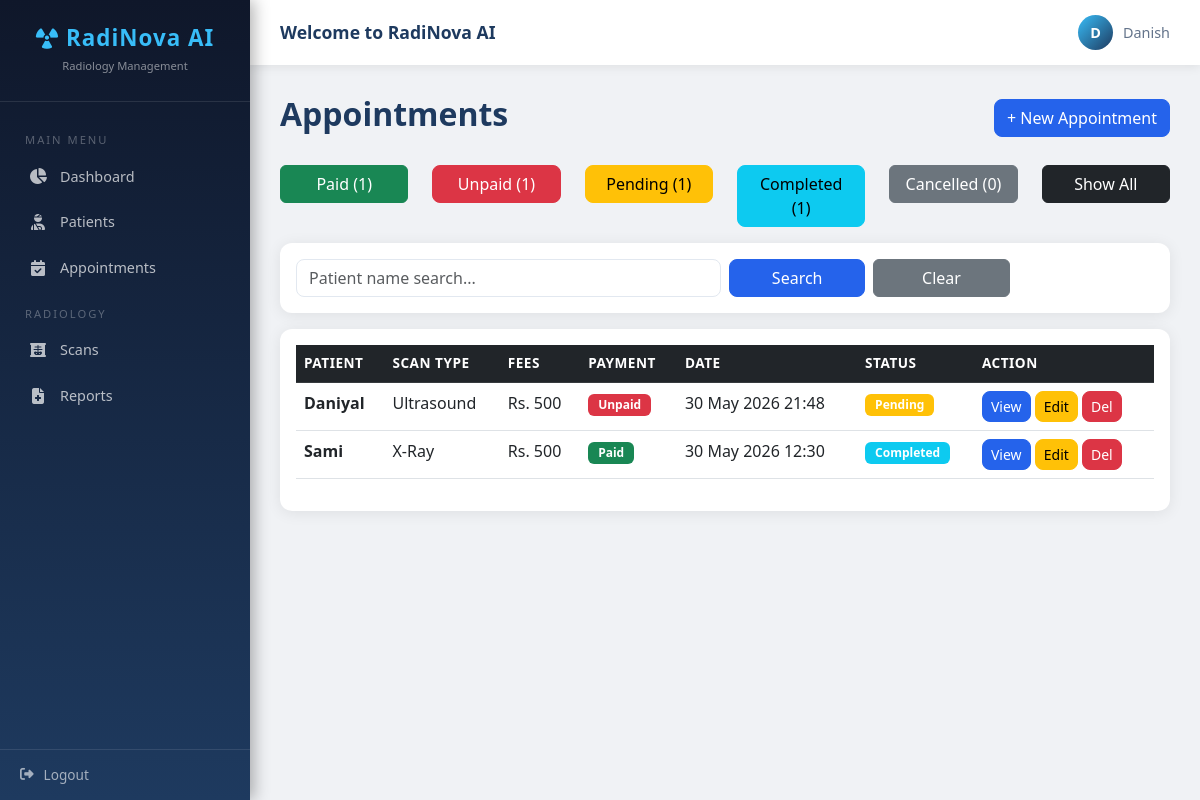
The app's page /appointments/ with its own data.
### appointments/models.py (models this page shows, shortened)
class Appointment(models.Model):
    STATUS_CHOICES = [
        ('Pending', 'Pending'),
        ('Completed', 'Completed'),
        ('Cancelled', 'Cancelled'),
    ]
    PAYMENT_CHOICES = [
        ('Paid', 'Paid'),
        ('Unpaid', 'Unpaid'),
    ]
    patient = models.ForeignKey(Patient, on_delete=models.CASCADE)
    scan_type = models.CharField(max_length=100)
    appointment_date = models.DateTimeField()
    status = models.CharField(max_length=20, choices=STATUS_CHOICES, default='Pending')
    payment_status = models.CharField(max_length=20, choices=PAYMENT_CHOICES, default='Unpaid')
    fees = models.IntegerField(default=0)
    notes = models.TextField(blank=True)
    created_at = models.DateTimeField(auto_now_add=True)

### patients/models.py (models this page shows, shortened)
class Patient(models.Model):
    GENDER_CHOICES = [
        ('Male', 'Male'),
        ('Female', 'Female'),
        ('Other', 'Other'),
    ]
    full_name = models.CharField(max_length=200)
    date_of_birth = models.DateField()
    gender = models.CharField(max_length=10, choices=GENDER_CHOICES)
    contact_number = models.CharField(max_length=20)
    medical_history = models.TextField(blank=True)
    created_at = models.DateTimeField(auto_now_add=True)

### appointments/views.py (the view)
# urls.py: path('', views.appointments_list, name='appointments_list'),
def appointments_list(request):
    query = request.GET.get('q', '')
    payment_filter = request.GET.get('payment', '')
    status_filter = request.GET.get('status', '')
    appointments = Appointment.objects.all().order_by('-appointment_date')
    if query:
        appointments = appointments.filter(patient__full_name__icontains=query)
    if payment_filter:
        appointments = appointments.filter(payment_status=payment_filter)
    if status_filter:
        appointments = appointments.filter(status=status_filter)
    context = {
        'appointments': appointments,
        'paid': Appointment.objects.filter(payment_status='Paid').count(),
        'unpaid': Appointment.objects.filter(payment_status='Unpaid').count(),
        'pending': Appointment.objects.filter(status='Pending').count(),
        'completed': Appointment.objects.filter(status='Completed').count(),
        'cancelled': Appointment.objects.filter(status='Cancelled').count(),
    }
    return render(request, 'appointments_list.html', context)

### templates/appointments_list.html
{% extends 'base.html' %}
{% block content %}
<div class='d-flex justify-content-between align-items-center mb-4'>
<h2>Appointments</h2>
<a href='/appointments/add/' class='btn btn-primary'>+ New Appointment</a>
</div>
<div class='row mb-3'>
<div class='col'><a href='?payment=Paid' class='btn btn-success w-100'>Paid ({{ paid }})</a></div>
<div class='col'><a href='?payment=Unpaid' class='btn btn-danger w-100'>Unpaid ({{ unpaid }})</a></div>
<div class='col'><a href='?status=Pending' class='btn btn-warning w-100'>Pending ({{ pending }})</a></div>
<div class='col'><a href='?status=Completed' class='btn btn-info w-100'>Completed ({{ completed }})</a></div>
<div class='col'><a href='?status=Cancelled' class='btn btn-secondary w-100'>Cancelled ({{ cancelled }})</a></div>
<div class='col'><a href='/appointments/' class='btn btn-dark w-100'>Show All</a></div>
</div>
<div class='card mb-3'><div class='card-body'>
<form method='get' class='row g-2'>
<div class='col-md-6'><input type='text' name='q' class='form-control' placeholder='Patient name search...' value='{{ request.GET.q }}'></div>
<div class='col-md-2'><button type='submit' class='btn btn-primary w-100'>Search</button></div>
<div class='col-md-2'><a href='/appointments/' class='btn btn-secondary w-100'>Clear</a></div>
</form>
</div></div>
<div class='card'><div class='card-body'>
<table class='table table-hover'>
<thead class='table-dark'><tr><th>Patient</th><th>Scan Type</th><th>Fees</th><th>Payment</th><th>Date</th><th>Status</th><th>Action</th></tr></thead>
<tbody>
{% for appt in appointments %}
<tr>
<td><strong>{{ appt.patient.full_name }}</strong></td>
<td>{{ appt.scan_type }}</td>
<td>Rs. {{ appt.fees }}</td>
<td>{% if appt.payment_status == 'Paid' %}<span class='badge bg-success'>Paid</span>{% else %}<span class='badge bg-danger'>Unpaid</span>{% endif %}</td>
<td>{{ appt.appointment_date|date:'d M Y H:i' }}</td>
<td>{% if appt.status == 'Completed' %}<span class='badge bg-info'>Completed</span>{% elif appt.status == 'Cancelled' %}<span class='badge bg-secondary'>Cancelled</span>{% else %}<span class='badge bg-warning'>Pending</span>{% endif %}</td>
<td>
<a href='/appointments/{{ appt.id }}/' class='btn btn-sm btn-primary'>View</a>
<a href='/appointments/{{ appt.id }}/edit/' class='btn btn-sm btn-warning'>Edit</a>
<a href='/appointments/{{ appt.id }}/delete/' class='btn btn-sm btn-danger'>Del</a>
</td>
</tr>
{% empty %}
<tr><td colspan='7' class='text-center'>No appointments found</td></tr>
{% endfor %}
</tbody></table>
</div></div>
{% endblock %}

### templates/base.html (shortened to what this page needs)
<!DOCTYPE html>
<html lang="en">
<head>
<link href="https://cdn.jsdelivr.net/npm/bootstrap@5.3.0/dist/css/bootstrap.min.css" rel="stylesheet">
<link href="https://cdnjs.cloudflare.com/ajax/libs/font-awesome/6.4.0/css/all.min.css" rel="stylesheet">
</head>
<body>
<div class="sidebar">
  <div class="sidebar-brand">
    <h4><i class="fas fa-radiation"></i> RadiNova AI</h4>
    <small>Radiology Management</small>
  </div>
  <div class="sidebar-menu">
    <div class="menu-label">Main Menu</div>
    <a href="/dashboard/"><i class="fas fa-chart-pie"></i> Dashboard</a>
    <a href="/patients/"><i class="fas fa-user-injured"></i> Patients</a>
    <a href="/appointments/"><i class="fas fa-calendar-check"></i> Appointments</a>
    <div class="menu-label">Radiology</div>
    <a href="/radiology/"><i class="fas fa-x-ray"></i> Scans</a>
    <a href="/reports/"><i class="fas fa-file-medical"></i> Reports</a>
  </div>
  <div class="sidebar-footer">
    <a href="/logout/"><i class="fas fa-sign-out-alt"></i> Logout</a>
  </div>
</div>
<div class="main-content">
  <div class="top-bar">
    <span class="page-title">Welcome to RadiNova AI</span>
    <div class="user-info">
      <div class="user-avatar">D</div>
      <span>Danish</span>
    </div>
  </div>
  <div class="content-area">
    {% block content %}{% endblock %}
  </div>
</div>
</body>
</html>

### templates/base.html (style rules this page uses)
* { margin: 0; padding: 0; box-sizing: border-box; }
body { font-family: 'Segoe UI', sans-serif; background: #f0f2f5; }
.sidebar { width: 250px; height: 100vh; position: fixed; left: 0; top: 0; background: linear-gradient(180deg, #0f172a 0%, #1e3a5f 100%); padding: 0; z-index: 100; box-shadow: 4px 0 15px rgba(0,0,0,0.3); }
.sidebar-brand { padding: 25px 20px; border-bottom: 1px solid rgba(255,255,255,0.1); text-align: center; }
.sidebar-brand h4 { color: #38bdf8; font-weight: 700; font-size: 1.4rem; margin: 0; letter-spacing: 1px; }
.sidebar-brand small { color: rgba(255,255,255,0.5); font-size: 0.7rem; }
.sidebar-menu { padding: 15px 0; }
.sidebar-menu a { display: flex; align-items: center; gap: 12px; padding: 12px 25px; color: rgba(255,255,255,0.7); text-decoration: none; font-size: 0.9rem; font-weight: 500; transition: all 0.3s; border-left: 3px solid transparent; }
.sidebar-menu a i { width: 20px; text-align: center; font-size: 1rem; }
.sidebar-menu .menu-label { padding: 15px 25px 5px; color: rgba(255,255,255,0.3); font-size: 0.7rem; text-transform: uppercase; letter-spacing: 2px; }
.sidebar-footer { position: absolute; bottom: 0; width: 100%; padding: 15px 20px; border-top: 1px solid rgba(255,255,255,0.1); }
.sidebar-footer a { display: flex; align-items: center; gap: 10px; color: rgba(255,255,255,0.6); text-decoration: none; font-size: 0.85rem; transition: color 0.3s; }
.main-content { margin-left: 250px; min-height: 100vh; }
.top-bar { background: #fff; padding: 15px 30px; display: flex; justify-content: space-between; align-items: center; box-shadow: 0 2px 10px rgba(0,0,0,0.08); position: sticky; top: 0; z-index: 99; }
.top-bar .page-title { font-weight: 600; color: #1e3a5f; font-size: 1.1rem; }
.top-bar .user-info { display: flex; align-items: center; gap: 10px; color: #64748b; font-size: 0.9rem; }
.top-bar .user-avatar { width: 35px; height: 35px; border-radius: 50%; background: linear-gradient(135deg, #38bdf8, #1e3a5f); display: flex; align-items: center; justify-content: center; color: #fff; font-weight: 700; font-size: 0.9rem; }
.content-area { padding: 30px; }
.card { border: none; border-radius: 12px; box-shadow: 0 2px 15px rgba(0,0,0,0.08); margin-bottom: 20px; }
.btn-primary { background: #2563eb; border-color: #2563eb; border-radius: 8px; }
.btn-danger { border-radius: 8px; }
.btn-warning { border-radius: 8px; }
.btn-info { border-radius: 8px; }
.table thead th { font-size: 0.85rem; text-transform: uppercase; letter-spacing: 0.5px; }
.form-control, .form-select { border-radius: 8px; border: 1px solid #e2e8f0; }
.badge { border-radius: 6px; padding: 5px 10px; }
h2 { color: #1e3a5f; font-weight: 700; }

### records on screen
Appointment: patient.full_name "Daniyal", scan_type "Ultrasound", fees "500", payment_status "Unpaid", appointment_date "30 May 2026 21:48", status "Pending"
Appointment: patient.full_name "Sami", scan_type "X-Ray", fees "500", payment_status "Paid", appointment_date "30 May 2026 12:30", status "Completed"

### other values on screen
{{ paid }} "1"
{{ unpaid }} "1"
{{ pending }} "1"
{{ completed }} "1"
{{ cancelled }} "0"
